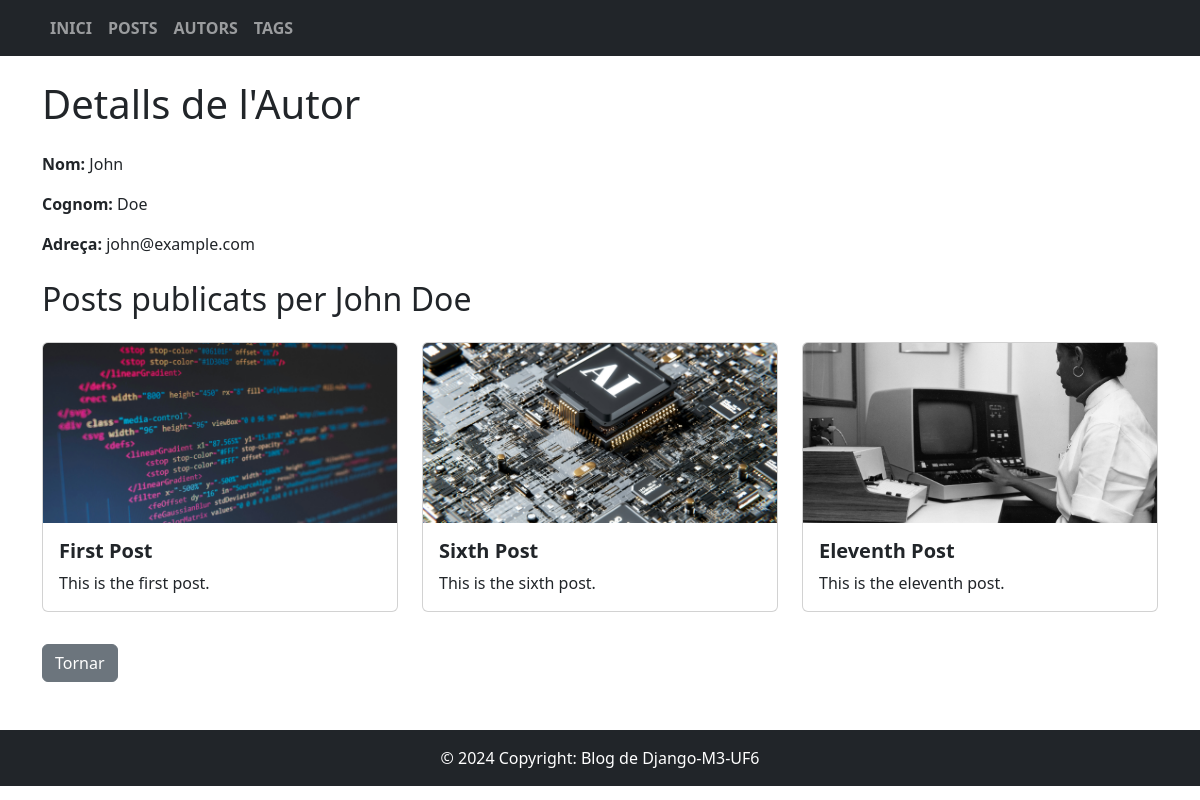
The app's page /authors/1/ with its own data.
### blog/models.py (models this page shows, shortened)
class Author(models.Model):
    first_name = models.CharField(max_length=100)
    last_name = models.CharField(max_length=100)
    email = models.EmailField(unique=True)
    bio = models.TextField(blank=True)

class Post(models.Model):
    title = models.CharField(max_length=150, validators=[MinLengthValidator(5)])
    slug = models.SlugField(unique=True)
    excerpt = models.CharField(max_length=300)
    content = models.TextField(validators=[MinLengthValidator(10)])
    date = models.DateField()
    image = models.ImageField(upload_to="posts/", blank=True)
    author = models.ForeignKey(Author, on_delete=models.CASCADE, related_name="posts")
    tags = models.ManyToManyField(Tag, blank=True)
    class Meta:
        ordering = ["-date"]

### blog/views.py (the view)
# urls.py: path("authors/<int:author_id>/", views.author_detail, name="author-detail-page"),
def author_detail(request, author_id):
    author = get_object_or_404(Author, pk=author_id)
    return render(request, "blog/author_detail.html", {"author": author})

### blog/templates/blog/author_detail.html
{% extends "blog/base.html" %}
{% block content %}
<div class="container">
  <h1 class="my-4">Detalls de l'Autor</h1>
  <p><strong>Nom:</strong> {{ author.first_name }}</p>
  <p><strong>Cognom:</strong> {{ author.last_name }}</p>
  <p><strong>Adreça:</strong> {{ author.email }}</p>
  <h2 class="my-4">Posts publicats per {{ author.first_name }} {{ author.last_name }}</h2>
  <div class="row">
    {% for post in author.posts.all %}
    <div class="col-md-4 mb-4">
      <div class="card h-100">
        {% if post.image %}
          <img src="{{ post.image.url }}" class="card-img-top" style="height:180px; object-fit:cover;" alt="{{ post.title }}">
        {% endif %}
        <div class="card-body">
          <h5 class="card-title fw-bold">{{ post.title }}</h5>
          <p class="card-text">{{ post.excerpt }}</p>
        </div>
      </div>
    </div>
    {% endfor %}
  </div>
  <a href="{% url 'authors-page' %}" class="btn btn-secondary mt-2">Tornar</a>
</div>
{% endblock %}

### blog/templates/blog/base.html (shortened to what this page needs)
{% load django_bootstrap5 %}
<!DOCTYPE html>
<html lang="ca">
<head>
  {% bootstrap_css %}
</head>
<body>
  <nav class="navbar navbar-expand-lg navbar-dark bg-dark">
    <div class="container">
      <div class="navbar-nav">
        <a class="nav-link text-uppercase fw-bold" href="{% url 'index' %}">Inici</a>
        <a class="nav-link text-uppercase fw-bold" href="{% url 'posts-page' %}">Posts</a>
        <a class="nav-link text-uppercase fw-bold" href="{% url 'authors-page' %}">Autors</a>
        <a class="nav-link text-uppercase fw-bold" href="{% url 'tags-page' %}">Tags</a>
      </div>
    </div>
  </nav>
  <main>
    {% block content %}{% endblock %}
  </main>
  <footer class="bg-dark text-white text-center py-3 mt-5">
    <p class="mb-0">© 2024 Copyright: Blog de Django-M3-UF6</p>
  </footer>
</body>
</html>

### records on screen
Author: first_name "John", last_name "Doe", email "john@example.com"
Post: image (picture), title "First Post", excerpt "This is the first post."
Post: image (picture), title "Sixth Post", excerpt "This is the sixth post."
Post: image (picture), title "Eleventh Post", excerpt "This is the eleventh post."
